Frame 1 (no input): blank canvas, image omitted
Frame 60 (the mouse pressed at the canvas centre just before this capture): blank canvas, image omitted
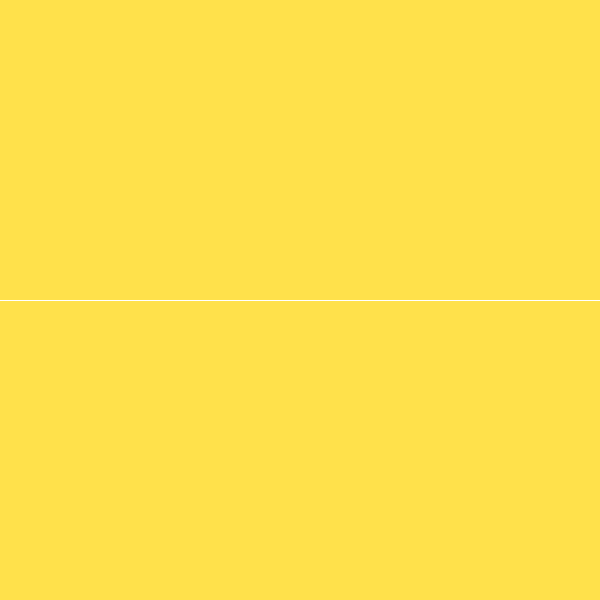
Frame 120 (the mouse held since frame 60 and released just before this capture)

The Processing sketch whose frames 1 and 60 were blank and that drew this single picture after the mouse press (run headless with seeded random() and noise(); from frame 60 on, the mouse is pressed at the canvas centre):

// Processing sketch: processing_86295
// ── processing_86295.pde

void setup ()
{
  size (600, 600);
  background (255,255,200);
  smooth ();
}

void draw ()
{

  background (255,225,75);

  //lignes

  translate (0, 300);
  stroke (255);

  line (-50+random(0, 600)+mouseX/random(2, 50), random(0, 600)/mouseY/random(2, 50), random(0, 600)+mouseX/random(2, 50), random(0, 600)/mouseY/random(2, 50));
  line (-50+random(0, 600)+mouseX/random(2, 50), random(0, 600)/mouseY/random(2, 50), random(0, 600)+mouseX/random(2, 50), random(0, 600)/mouseY/random(2, 50));
  line (-50+random(0, 600)+mouseX/random(2, 50), random(0, 600)/mouseY/random(2, 50), random(0, 600)+mouseX/random(2, 50), random(0, 600)/mouseY/random(2, 50));
  line (-50+random(0, 600)+mouseX/random(2, 50), random(0, 600)/mouseY/random(2, 50), random(0, 600)+mouseX/random(2, 50), random(0, 600)/mouseY/random(2, 50));
  line (-50+random(0, 600)+mouseX/random(2, 50), random(0, 600)/mouseY/random(2, 50), random(0, 600)+mouseX/random(2, 50), random(0, 600)/mouseY/random(2, 50));
  line (-50+random(0, 600)+mouseX/random(2, 50), random(0, 600)/mouseY/random(2, 50), random(0, 600)+mouseX/random(2, 50), random(0, 600)/mouseY/random(2, 50));
  line (-50+random(0, 600)+mouseX/random(2, 50), random(0, 600)/mouseY/random(2, 50), random(0, 600)+mouseX/random(2, 50), random(0, 600)/mouseY/random(2, 50));
  line (-50+random(0, 600)+mouseX/random(2, 50), random(0, 600)/mouseY/random(2, 50), random(0, 600)+mouseX/random(2, 50), random(0, 600)/mouseY/random(2, 50));
  line (-50+random(0, 600)+mouseX/random(2, 50), random(0, 600)/mouseY/random(2, 50), random(0, 600)+mouseX/random(2, 50), random(0, 600)/mouseY/random(2, 50));
  line (-50+random(0, 600)+mouseX/random(2, 50), random(0, 600)/mouseY/random(2, 50), random(0, 600)+mouseX/random(2, 50), random(0, 600)/mouseY/random(2, 50));
  line (-50+random(0, 600)+mouseX/random(2, 50), random(0, 600)/mouseY/random(2, 50), random(0, 600)+mouseX/random(2, 50), random(0, 600)/mouseY/random(2, 50));
  line (-50+random(0, 600)+mouseX/random(2, 50), random(0, 600)/mouseY/random(2, 50), random(0, 600)+mouseX/random(2, 50), random(0, 600)/mouseY/random(2, 50));
  line (-50+random(0, 600)+mouseX/random(2, 50), random(0, 600)/mouseY/random(2, 50), random(0, 600)+mouseX/random(2, 50), random(0, 600)/mouseY/random(2, 50));
  line (-50+random(0, 600)+mouseX/random(2, 50), random(0, 600)/mouseY/random(2, 50), random(0, 600)+mouseX/random(2, 50), random(0, 600)/mouseY/random(2, 50));
  line (-50+random(0, 600)+mouseX/random(2, 50), random(0, 600)/mouseY/random(2, 50), random(0, 600)+mouseX/random(2, 50), random(0, 600)/mouseY/random(2, 50));
  line (-50+random(0, 600)+mouseX/random(2, 50), random(0, 600)/mouseY/random(2, 50), random(0, 600)+mouseX/random(2, 50), random(0, 600)/mouseY/random(2, 50));
  line (-50+random(0, 600)+mouseX/random(2, 50), random(0, 600)/mouseY/random(2, 50), random(0, 600)+mouseX/random(2, 50), random(0, 600)/mouseY/random(2, 50));
  line (-50+random(0, 600)+mouseX/random(2, 50), random(0, 600)/mouseY/random(2, 50), random(0, 600)+mouseX/random(2, 50), random(0, 600)/mouseY/random(2, 50));
  line (-50+random(0, 600)+mouseX/random(2, 50), random(0, 600)/mouseY/random(2, 50), random(0, 600)+mouseX/random(2, 50), random(0, 600)/mouseY/random(2, 50));
  line (-50+random(0, 600)+mouseX/random(2, 50), random(0, 600)/mouseY/random(2, 50), random(0, 600)+mouseX/random(2, 50), random(0, 600)/mouseY/random(2, 50));
  line (-50+random(0, 600)+mouseX/random(2, 50), random(0, 600)/mouseY/random(2, 50), random(0, 600)+mouseX/random(2, 50), random(0, 600)/mouseY/random(2, 50));
  line (-50+random(0, 600)+mouseX/random(2, 50), random(0, 600)/mouseY/random(2, 50), random(0, 600)+mouseX/random(2, 50), random(0, 600)/mouseY/random(2, 50));
  line (-50+random(0, 600)+mouseX/random(2, 50), random(0, 600)/mouseY/random(2, 50), random(0, 600)+mouseX/random(2, 50), random(0, 600)/mouseY/random(2, 50));
  line (-50+random(0, 600)+mouseX/random(2, 50), random(0, 600)/mouseY/random(2, 50), random(0, 600)+mouseX/random(2, 50), random(0, 600)/mouseY/random(2, 50));
  line (-50+random(0, 600)+mouseX/random(2, 50), random(0, 600)/mouseY/random(2, 50), random(0, 600)+mouseX/random(2, 50), random(0, 600)/mouseY/random(2, 50));
  line (-50+random(0, 600)+mouseX/random(2, 50), random(0, 600)/mouseY/random(2, 50), random(0, 600)+mouseX/random(2, 50), random(0, 600)/mouseY/random(2, 50));
  line (-50+random(0, 600)+mouseX/random(2, 50), random(0, 600)/mouseY/random(2, 50), random(0, 600)+mouseX/random(2, 50), random(0, 600)/mouseY/random(2, 50));
  line (-50+random(0, 600)+mouseX/random(2, 50), random(0, 600)/mouseY/random(2, 50), random(0, 600)+mouseX/random(2, 50), random(0, 600)/mouseY/random(2, 50));
  line (-50+random(0, 600)+mouseX/random(2, 50), random(0, 600)/mouseY/random(2, 50), random(0, 600)+mouseX/random(2, 50), random(0, 600)/mouseY/random(2, 50));
  line (-50+random(0, 600)+mouseX/random(2, 50), random(0, 600)/mouseY/random(2, 50), random(0, 600)+mouseX/random(2, 50), random(0, 600)/mouseY/random(2, 50));
  line (-50+random(0, 600)+mouseX/random(2, 50), random(0, 600)/mouseY/random(2, 50), random(0, 600)+mouseX/random(2, 50), random(0, 600)/mouseY/random(2, 50));
  line (-50+random(0, 600)+mouseX/random(2, 50), random(0, 600)/mouseY/random(2, 50), random(0, 600)+mouseX/random(2, 50), random(0, 600)/mouseY/random(2, 50));
  line (-50+random(0, 600)+mouseX/random(2, 50), random(0, 600)/mouseY/random(2, 50), random(0, 600)+mouseX/random(2, 50), random(0, 600)/mouseY/random(2, 50));
  line (-50+random(0, 600)+mouseX/random(2, 50), random(0, 600)/mouseY/random(2, 50), random(0, 600)+mouseX/random(2, 50), random(0, 600)/mouseY/random(2, 50));
  line (-50+random(0, 600)+mouseX/random(2, 50), random(0, 600)/mouseY/random(2, 50), random(0, 600)+mouseX/random(2, 50), random(0, 600)/mouseY/random(2, 50));
  line (-50+random(0, 600)+mouseX/random(2, 50), random(0, 600)/mouseY/random(2, 50), random(0, 600)+mouseX/random(2, 50), random(0, 600)/mouseY/random(2, 50));
  line (-50+random(0, 600)+mouseX/random(2, 50), random(0, 600)/mouseY/random(2, 50), random(0, 600)+mouseX/random(2, 50), random(0, 600)/mouseY/random(2, 50));
  line (-50+random(0, 600)+mouseX/random(2, 50), random(0, 600)/mouseY/random(2, 50), random(0, 600)+mouseX/random(2, 50), random(0, 600)/mouseY/random(2, 50));
  line (-50+random(0, 600)+mouseX/random(2, 50), random(0, 600)/mouseY/random(2, 50), random(0, 600)+mouseX/random(2, 50), random(0, 600)/mouseY/random(2, 50));
  line (-50+random(0, 600)+mouseX/random(2, 50), random(0, 600)/mouseY/random(2, 50), random(0, 600)+mouseX/random(2, 50), random(0, 600)/mouseY/random(2, 50));
  line (-50+random(0, 600)+mouseX/random(2, 50), random(0, 600)/mouseY/random(2, 50), random(0, 600)+mouseX/random(2, 50), random(0, 600)/mouseY/random(2, 50));
  line (-50+random(0, 600)+mouseX/random(2, 50), random(0, 600)/mouseY/random(2, 50), random(0, 600)+mouseX/random(2, 50), random(0, 600)/mouseY/random(2, 50));
  line (-50+random(0, 600)+mouseX/random(2, 50), random(0, 600)/mouseY/random(2, 50), random(0, 600)+mouseX/random(2, 50), random(0, 600)/mouseY/random(2, 50));
  line (-50+random(0, 600)+mouseX/random(2, 50), random(0, 600)/mouseY/random(2, 50), random(0, 600)+mouseX/random(2, 50), random(0, 600)/mouseY/random(2, 50));
  line (-50+random(0, 600)+mouseX/random(2, 50), random(0, 600)/mouseY/random(2, 50), random(0, 600)+mouseX/random(2, 50), random(0, 600)/mouseY/random(2, 50));
  line (-50+random(0, 600)+mouseX/random(2, 50), random(0, 600)/mouseY/random(2, 50), random(0, 600)+mouseX/random(2, 50), random(0, 600)/mouseY/random(2, 50));
  line (-50+random(0, 600)+mouseX/random(2, 50), random(0, 600)/mouseY/random(2, 50), random(0, 600)+mouseX/random(2, 50), random(0, 600)/mouseY/random(2, 50));
  line (-50+random(0, 600)+mouseX/random(2, 50), random(0, 600)/mouseY/random(2, 50), random(0, 600)+mouseX/random(2, 50), random(0, 600)/mouseY/random(2, 50));
  line (-50+random(0, 600)+mouseX/random(2, 50), random(0, 600)/mouseY/random(2, 50), random(0, 600)+mouseX/random(2, 50), random(0, 600)/mouseY/random(2, 50));
  line (-50+random(0, 600)+mouseX/random(2, 50), random(0, 600)/mouseY/random(2, 50), random(0, 600)+mouseX/random(2, 50), random(0, 600)/mouseY/random(2, 50));
  line (-50+random(0, 600)+mouseX/random(2, 50), random(0, 600)/mouseY/random(2, 50), random(0, 600)+mouseX/random(2, 50), random(0, 600)/mouseY/random(2, 50));
  line (-50+random(0, 600)+mouseX/random(2, 50), random(0, 600)/mouseY/random(2, 50), random(0, 600)+mouseX/random(2, 50), random(0, 600)/mouseY/random(2, 50));
  line (-50+random(0, 600)+mouseX/random(2, 50), random(0, 600)/mouseY/random(2, 50), random(0, 600)+mouseX/random(2, 50), random(0, 600)/mouseY/random(2, 50));
  line (-50+random(0, 600)+mouseX/random(2, 50), random(0, 600)/mouseY/random(2, 50), random(0, 600)+mouseX/random(2, 50), random(0, 600)/mouseY/random(2, 50));
  line (-50+random(0, 600)+mouseX/random(2, 50), random(0, 600)/mouseY/random(2, 50), random(0, 600)+mouseX/random(2, 50), random(0, 600)/mouseY/random(2, 50));
  line (-50+random(0, 600)+mouseX/random(2, 50), random(0, 600)/mouseY/random(2, 50), random(0, 600)+mouseX/random(2, 50), random(0, 600)/mouseY/random(2, 50));
  line (-50+random(0, 600)+mouseX/random(2, 50), random(0, 600)/mouseY/random(2, 50), random(0, 600)+mouseX/random(2, 50), random(0, 600)/mouseY/random(2, 50));
  line (-50+random(0, 600)+mouseX/random(2, 50), random(0, 600)/mouseY/random(2, 50), random(0, 600)+mouseX/random(2, 50), random(0, 600)/mouseY/random(2, 50));
  line (-50+random(0, 600)+mouseX/random(2, 50), random(0, 600)/mouseY/random(2, 50), random(0, 600)+mouseX/random(2, 50), random(0, 600)/mouseY/random(2, 50));
  line (-50+random(0, 600)+mouseX/random(2, 50), random(0, 600)/mouseY/random(2, 50), random(0, 600)+mouseX/random(2, 50), random(0, 600)/mouseY/random(2, 50));
  
  translate (0,0);
  stroke (255);
  noFill ();

  /*ellipse (random(0, 600)+mouseX/random(2, 50), random(0, 600)/mouseY/random(2, 50), random(0, 600)+mouseX/random(2, 50), random(0, 600)/mouseY/random(2, 50));
  ellipse (random(0, 600)+mouseX/random(2, 50), random(0, 600)/mouseY/random(2, 50), random(0, 600)+mouseX/random(2, 50), random(0, 600)/mouseY/random(2, 50));
  ellipse (random(0, 600)+mouseX/random(2, 50), random(0, 600)/mouseY/random(2, 50), random(0, 600)+mouseX/random(2, 50), random(0, 600)/mouseY/random(2, 50));
  ellipse (random(0, 600)+mouseX/random(2, 50), random(0, 600)/mouseY/random(2, 50), random(0, 600)+mouseX/random(2, 50), random(0, 600)/mouseY/random(2, 50));
  ellipse (random(0, 600)+mouseX/random(2, 50), random(0, 600)/mouseY/random(2, 50), random(0, 600)+mouseX/random(2, 50), random(0, 600)/mouseY/random(2, 50));
  ellipse (random(0, 600)+mouseX/random(2, 50), random(0, 600)/mouseY/random(2, 50), random(0, 600)+mouseX/random(2, 50), random(0, 600)/mouseY/random(2, 50));
  ellipse (random(0, 600)+mouseX/random(2, 50), random(0, 600)/mouseY/random(2, 50), random(0, 600)+mouseX/random(2, 50), random(0, 600)/mouseY/random(2, 50));
  ellipse (random(0, 600)+mouseX/random(2, 50), random(0, 600)/mouseY/random(2, 50), random(0, 600)+mouseX/random(2, 50), random(0, 600)/mouseY/random(2, 50));
  ellipse (random(0, 600)+mouseX/random(2, 50), random(0, 600)/mouseY/random(2, 50), random(0, 600)+mouseX/random(2, 50), random(0, 600)/mouseY/random(2, 50));
  ellipse (random(0, 600)+mouseX/random(2, 50), random(0, 600)/mouseY/random(2, 50), random(0, 600)+mouseX/random(2, 50), random(0, 600)/mouseY/random(2, 50));
  */
  rect (random(0, 600)+mouseX/random(2, 50), random(0, 600)/mouseY/random(2, 50), random(0, 600)+mouseX/random(2, 50), random(0, 600)/mouseY/random(2, 50));
  rect (random(0, 600)+mouseX/random(2, 50), random(0, 600)/mouseY/random(2, 50), random(0, 600)+mouseX/random(2, 50), random(0, 600)/mouseY/random(2, 50));
  rect (random(0, 600)+mouseX/random(2, 50), random(0, 600)/mouseY/random(2, 50), random(0, 600)+mouseX/random(2, 50), random(0, 600)/mouseY/random(2, 50));
  rect (random(0, 600)+mouseX/random(2, 50), random(0, 600)/mouseY/random(2, 50), random(0, 600)+mouseX/random(2, 50), random(0, 600)/mouseY/random(2, 50));
  rect (random(0, 600)+mouseX/random(2, 50), random(0, 600)/mouseY/random(2, 50), random(0, 600)+mouseX/random(2, 50), random(0, 600)/mouseY/random(2, 50));
  rect (random(0, 600)+mouseX/random(2, 50), random(0, 600)/mouseY/random(2, 50), random(0, 600)+mouseX/random(2, 50), random(0, 600)/mouseY/random(2, 50));
  rect (random(0, 600)+mouseX/random(2, 50), random(0, 600)/mouseY/random(2, 50), random(0, 600)+mouseX/random(2, 50), random(0, 600)/mouseY/random(2, 50));
  rect (random(0, 600)+mouseX/random(2, 50), random(0, 600)/mouseY/random(2, 50), random(0, 600)+mouseX/random(2, 50), random(0, 600)/mouseY/random(2, 50));
  rect (random(0, 600)+mouseX/random(2, 50), random(0, 600)/mouseY/random(2, 50), random(0, 600)+mouseX/random(2, 50), random(0, 600)/mouseY/random(2, 50));
  rect (random(0, 600)+mouseX/random(2, 50), random(0, 600)/mouseY/random(2, 50), random(0, 600)+mouseX/random(2, 50), random(0, 600)/mouseY/random(2, 50));
  
  noStroke ();
  fill (255);
  ellipse (300,0,mouseX/20-mouseY/20,mouseX/20-mouseY/20);
  stroke (255);
  noFill ();

}
